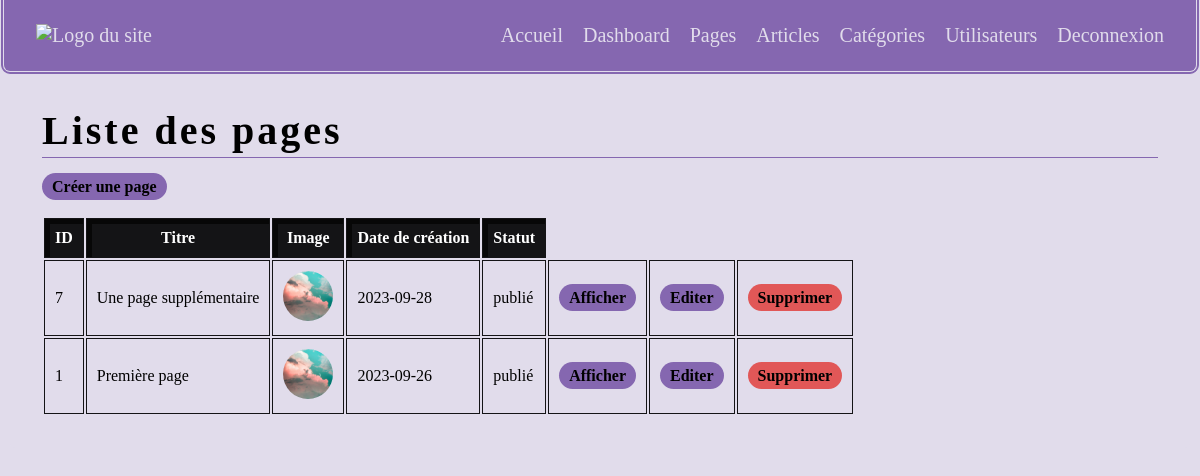
Screenshot of /admin/listepages.php (signed in) with the database file from the repository.
### tables this page shows
CREATE TABLE IF NOT EXISTS `pages` (
  `id_page` int NOT NULL AUTO_INCREMENT,
  `titre_page` varchar(100) NOT NULL,
  `image_page` varchar(100) NOT NULL,
  `contenu_page` text NOT NULL,
  `date_page` date NOT NULL,
  `statut_page` varchar(100) NOT NULL COMMENT 'brouillon, en attente ou publié',
  PRIMARY KEY (`id_page`)
);

### admin/listepages.php (the view, shortened to what this page needs)
<!DOCTYPE html>
<html lang="fr">
<head>
    <link rel="stylesheet" href="../css/global.css">
</head>
<body>
    <?php include_once "../modules/headeradmin.php"; ?>
    <main>
    <?php
            if(!empty($_SESSION['niveau'])){
                if($_SESSION['niveau'] == "admin" || $_SESSION['niveau'] == "moderateur" ){
        ?>
            <h1 class="header">Liste des pages</h1>
            <a class="button" href="newpage.php">Créer une page</a>
            <?php
                require_once "connect.php";
                $data = $db->prepare("SELECT id_page, titre_page, image_page, date_page, statut_page FROM pages ORDER BY id_page DESC");
                $data->execute();
                $results = $data->fetchAll();
                ?>
                <table class="margin-t">
                    <thead>
                        <tr>
                            <th>ID</th>
                            <th>Titre</th>
                            <th>Image</th>
                            <th>Date de création</th>
                            <th>Statut</th>
                        </tr>
                    </thead>
                    <tbody>
                <?php
                foreach($results as $result){
                ?>
                    <tr>
                        <td><?= $result["id_page"]?></td>
                        <td><?= $result["titre_page"]?></td>
                        <td><img class="avatar small" src="../<?= $result["image_page"]?>" alt="image de la page <?= $result["id_page"]?>"></td>
                        <td><?= $result["date_page"]?></td>
                        <td><?= $result["statut_page"]?></td>
                        <td><a class="button" href="../detailpage.php?id=<?= $result["id_page"]?>">Afficher</a></td>
                        <td><a class="button" href="editpage.php?id=<?= $result["id_page"]?>">Editer</a></td>
                        <?php
                            if($_SESSION['niveau'] == 'admin'){
                                ?>
                        <td><a class="button btndelete" href="?delete=y&id=<?= $result["id_page"]?>">Supprimer</a></td>
                                <?php
                            }
                        ?>
                    </tr>
                <?php
                }
                ?>
                    </tbody>
                </table>
        <?php
                }
        ?>
        <?php
            }
        ?>
    </main>
</body>
</html>

### css/global.css (style rules this page uses)
:root { --background:#141416; --backgroundshadow:#070707; --backgroundfont:#fff; --highlight:#8567b0; --cardinner:#e1dceb; --card:#e1dceb; --cardfont:#000000 }
* { margin:0; font-family: calibri, serif; }
a { text-decoration: none; color:var(--highlight); font-weight: 900; }
img { width:100% }
body { background:var(--card); max-width:1200px; margin:auto }
h1 { color:var(--highlight) }
main { background:var(--cardinner); border-top:0; color:var(--cardfont); margin:0 10px 10px 10px; border-radius:0 0 5px 5px; padding:2rem; }
a.button { text-decoration: none; background:var(--highlight); color:#000000; padding:5px 10px; font-weight: 900; border-radius:1rem }
a.button.btndelete { background:#e15757; }
.small { font-size:10px }
.header { color:var(--cardfont); font-size:40px; letter-spacing: 3px; border-bottom:1px solid var(--highlight); padding-bottom:3px; margin-bottom:20px; }
.margin-t { margin-top:20px!important }
.avatar { max-width:200px!important; max-height:200px!important; min-width:200px!important; min-height:200px!important; object-fit: cover; border-radius:10rem }
.avatar.small { max-width:50px!important; max-height:50px!important; min-width:50px!important; min-height:50px!important; box-shadow:none; }
th, td { padding:10px; border:1px solid var(--background); }
th { background:var(--background); color:var(--backgroundfont); box-shadow:inset 5px 5px 0 var(--backgroundshadow); }

### admin/listepages.php (style rules this page uses)
img { width:50px }

### rows the page displays
pages: id_page "7", titre_page "Une page supplémentaire", image_page (picture), date_page "2023-09-28", statut_page "publié"
pages: id_page "1", titre_page "Première page", image_page (picture), date_page "2023-09-26", statut_page "publié"
